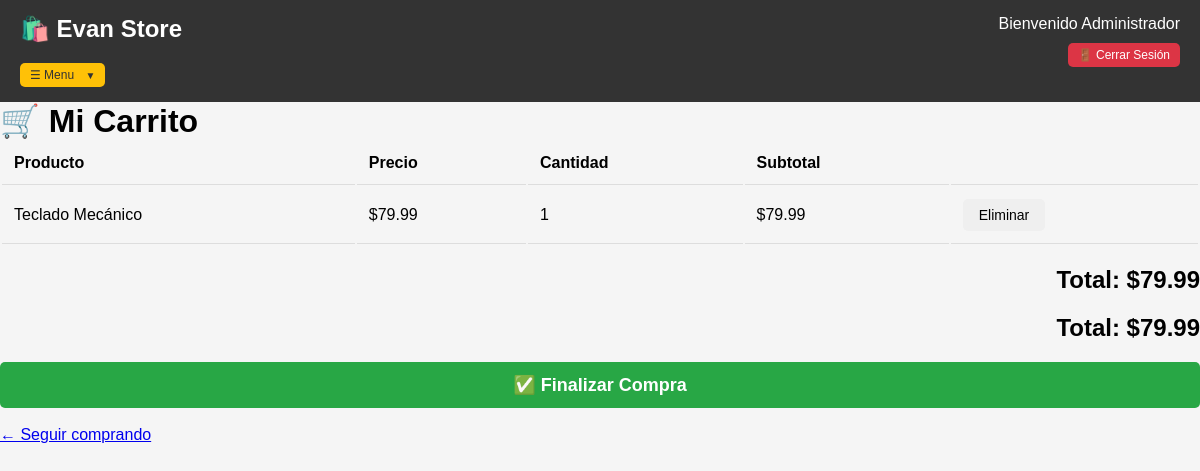
The page /carrito (signed in) on the database its author committed.
### models.py (models this page shows, shortened)
class Usuario(UserMixin, db.Model):
    id = db.Column(db.Integer, primary_key=True)
    nombre = db.Column(db.String(100), nullable=False)
    usuario = db.Column(db.String(80), unique=True, nullable=False)
    celular = db.Column(db.String(20), nullable=False)
    email = db.Column(db.String(120), unique=True, nullable=False)
    password_hash = db.Column(db.String(255), nullable=False)
    es_admin = db.Column(db.Boolean, default=False)
    fecha_registro = db.Column(db.DateTime, default=datetime.utcnow)

class CarritoItem(db.Model):
    id = db.Column(db.Integer, primary_key=True)
    usuario_id = db.Column(db.Integer, db.ForeignKey('usuario.id'), nullable=False)
    producto_id = db.Column(db.Integer, db.ForeignKey('producto.id'), nullable=False)
    cantidad = db.Column(db.Integer, default=1)
    usuario = db.relationship('Usuario', backref='carrito_items')
    producto = db.relationship('Producto')

class Producto(db.Model):
    id = db.Column(db.Integer, primary_key=True)
    nombre = db.Column(db.String(200), nullable=False)
    descripcion = db.Column(db.Text)
    precio = db.Column(db.Float, nullable=False)
    stock = db.Column(db.Integer, default=0)
    imagen_url = db.Column(db.String(500))
    categoria = db.Column(db.String(100))
    fecha_creacion = db.Column(db.DateTime, default=datetime.utcnow)

### app.py (the view)
@app.route('/carrito')
@login_required
def ver_carrito():
    items = CarritoItem.query.filter_by(usuario_id=current_user.id).all()
    total = 0
    for item in items:
        total += item.producto.precio * item.cantidad
    return render_template('carrito.html', items=items, total=total)

### app.py (called while the page is built)
@login_manager.user_loader
def load_user(user_id):
    return Usuario.query.get(int(user_id))

### templates/carrito.html (shortened to what this page needs)
<!DOCTYPE html>
<html>
<head>
    <link rel="stylesheet" href="{{ url_for('static', filename='style.css') }}">
</head>
<body>
    {% include 'navbar.html' %}
    <h1>🛒 Mi Carrito</h1>
    {% if items %}
        <table>
            <tr>
                <th>Producto</th>
                <th>Precio</th>
                <th>Cantidad</th>
                <th>Subtotal</th>
                <th></th>
            </tr>
            {% for item in items %}
            <tr>
                <td>{{ item.producto.nombre }}</td>
                <td>${{ "%.2f"|format(item.producto.precio) }}</td>
                <td>{{ item.cantidad }}</td>
                <td>${{ "%.2f"|format(item.producto.precio * item.cantidad) }}</td>
                <td>
                    <button class="btn" onclick="eliminar({{ item.id }})">Eliminar</button>
                </td>
            </tr>
            {% endfor %}
        </table>
        <div class="total">Total: ${{ "%.2f"|format(total) }}</div>
        <div class="total">Total: ${{ "%.2f"|format(total) }}</div>
<div class="checkout-container" style="margin-top: 20px;">
    <button onclick="procesarCheckout()" class="btn-checkout" id="btnCheckout">
        ✅ Finalizar Compra
    </button>
</div>
    {% else %}
        <p>🛍️ Tu carrito está vacío</p>
    {% endif %}
    <br>
    <a href="/tienda" class="seguir">← Seguir comprando</a>
</body>
</html>

### templates/navbar.html (shortened to what this page needs)
<link rel="stylesheet" href="{{ url_for('static', filename='style.css') }}">
<div class="navbar">
    <div class="logo-area">
        <h2>🛍️ Evan Store</h2>
        <div class="dropdown" style="margin-top: 10px;">
            <button class="btn btn-warning btn-sm dropdown-toggle" type="button" data-bs-toggle="dropdown">
                ☰   Menu
            </button>
        </div>
    </div>
    <div class="user-area">
        <span>Bienvenido {{ current_user.nombre }}</span>
        <a href="{{ url_for('logout') }}" class="btn btn-danger btn-sm">🚪 Cerrar Sesión</a>
    </div>
</div>

### static/style.css (style rules this page uses)
* { margin: 0; padding: 0; box-sizing: border-box; }
body { font-family: Arial, sans-serif; background: #f5f5f5; min-height: 100vh; }
.navbar { background: #333; padding: 15px 20px; display: flex; justify-content: space-between; align-items: flex-start; flex-wrap: wrap; }
.logo-area h2 { color: white; margin: 0 0 10px 0; }
.user-area { text-align: right; }
.user-area span { display: block; color: white; margin-bottom: 5px; }
.user-area .btn { margin-top: 5px; }
.btn { padding: 8px 16px; border-radius: 5px; border: none; cursor: pointer; font-size: 14px; text-decoration: none; display: inline-block; }
.btn-warning { background: #ffc107; color: #333; }
.btn-danger { background: #dc3545; color: white; }
.btn-sm { padding: 5px 10px; font-size: 12px; }
.dropdown { position: relative; display: inline-block; }
.dropdown-toggle::after { display: inline-block; margin-left: 8px; content: "▼"; font-size: 10px; border: none; }
table { width: 100%; }
th, td { padding: 12px; text-align: left; vertical-align: middle; border-bottom: 1px solid #ddd; }
.checkout-container { margin-top: 20px; text-align: right; }
.btn-checkout { background: #28a745; color: white; border: none; padding: 12px 25px; border-radius: 5px; font-size: 18px; cursor: pointer; width: 100%; font-weight: bold; }
.total { font-size: 1.5em; font-weight: bold; margin-top: 20px; text-align: right; }

### rows shown on the page
Usuario: nombre "Administrador"
CarritoItem: producto.nombre "Teclado Mecánico", cantidad "1"
Producto: producto.precio "79.99", item.producto.precio*item.cantidad "79.99"

### other values the page prints
{{ "%.2f"|format(total) }} "79.99"
